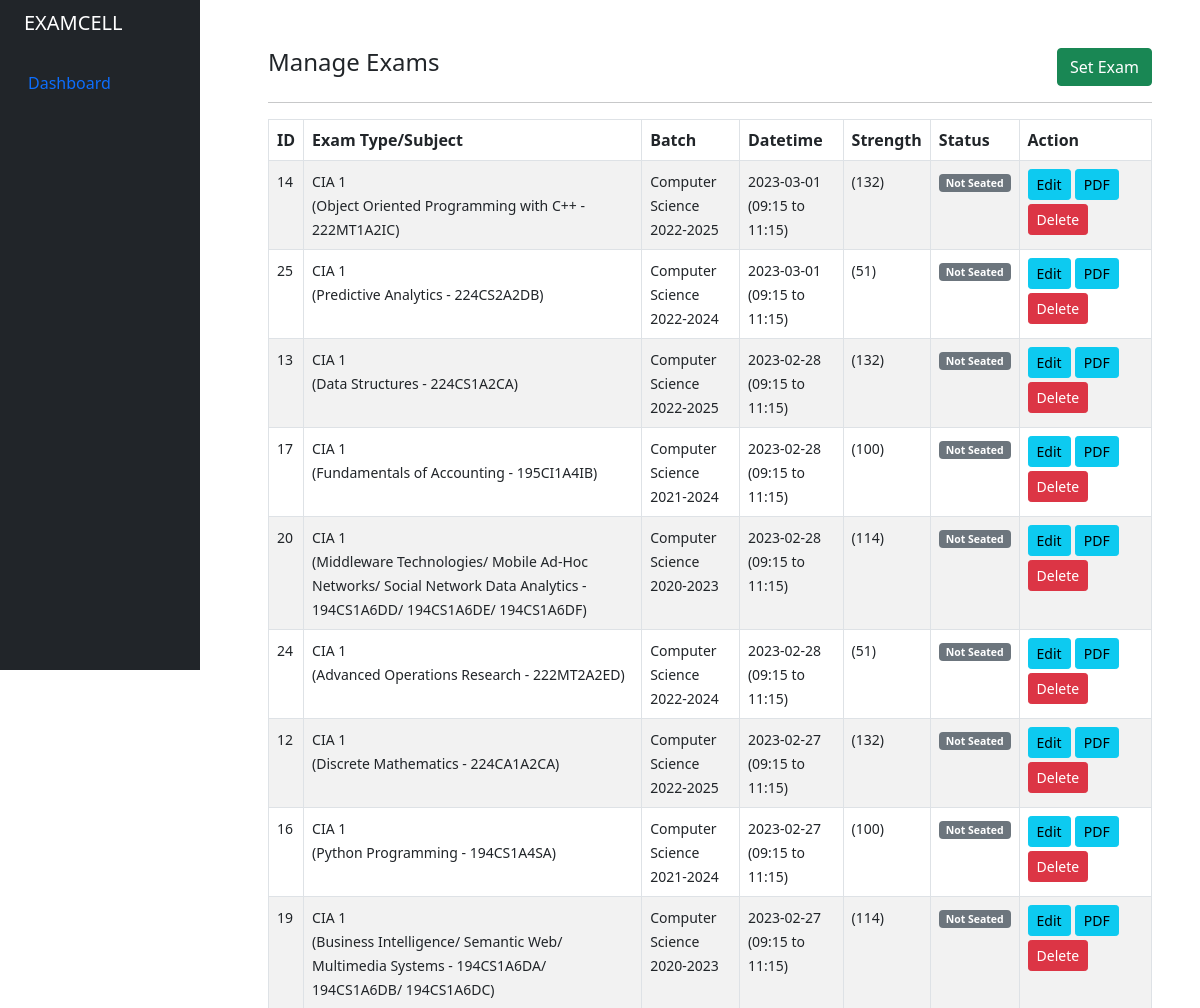
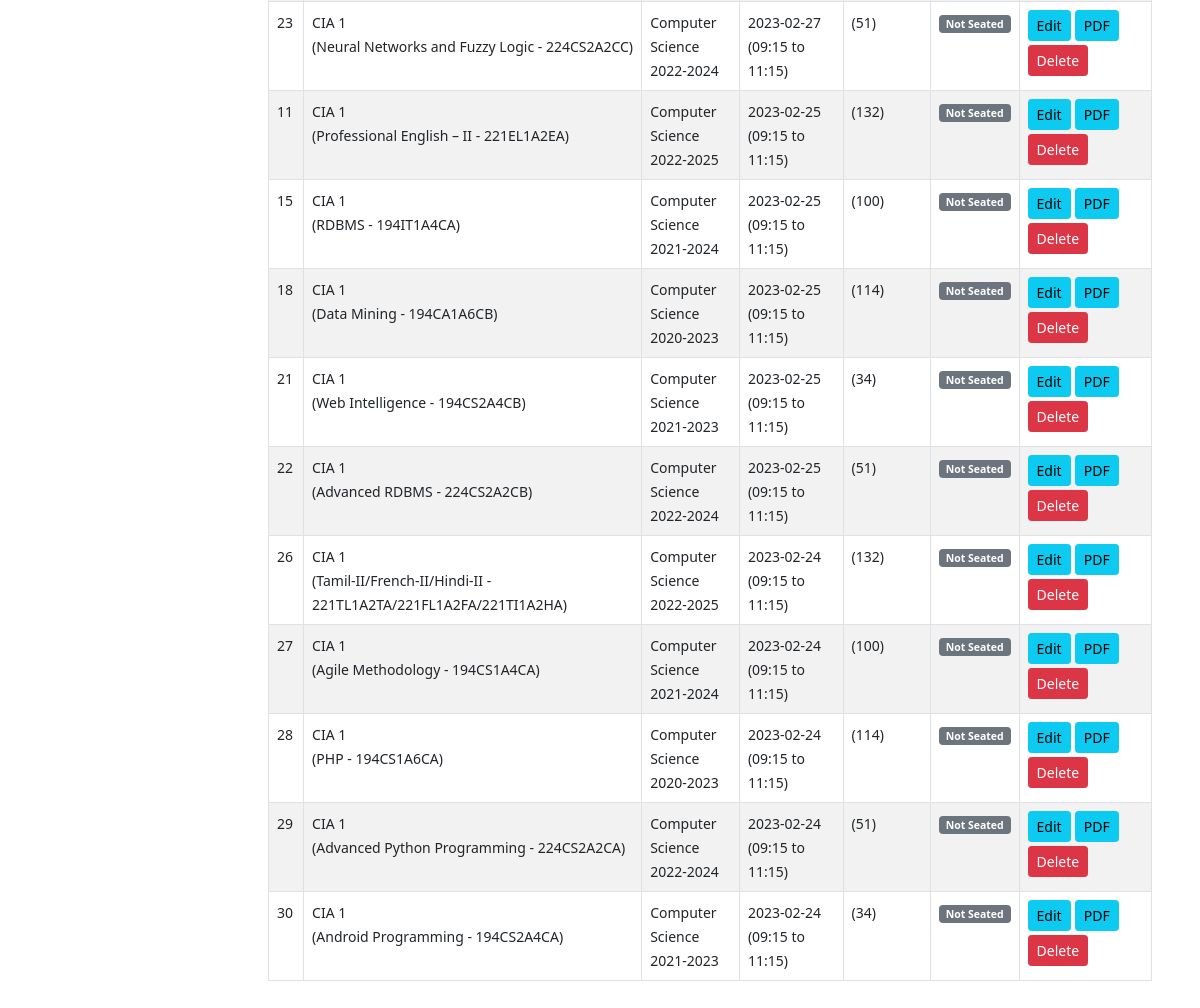
The app's page /admin/exams.php (signed in) with its own data (2 pictures, top to bottom).
### tables this page shows
CREATE TABLE `tbl_exams` (
  `id` int(11) NOT NULL,
  `exam_name` varchar(100) NOT NULL,
  `exam_subject_name` varchar(100) NOT NULL,
  `exam_subject_code` varchar(100) NOT NULL,
  `exam_date` date NOT NULL,
  `notify_date` date NOT NULL,
  `batched` int(11) DEFAULT -1,
  `is_notified` datetime DEFAULT NULL,
  `exam_start_time` varchar(64) NOT NULL,
  `exam_end_time` varchar(64) DEFAULT NULL,
  `exam_dept` int(11) NOT NULL,
  `exam_batch` int(11) NOT NULL,
  `status` int(11) NOT NULL,
  `event_id` int(11) DEFAULT 0
);

CREATE TABLE `tbl_department` (
  `id` int(11) NOT NULL,
  `deptname` varchar(100) NOT NULL,
  `deptslug` varchar(100) NOT NULL
);

CREATE TABLE `tbl_batch` (
  `id` int(11) NOT NULL,
  `dept` int(11) NOT NULL,
  `batchyear` varchar(100) NOT NULL
);

### admin/exams.php (the view, shortened to what this page needs)
<?php
include '../helpers/basic_helper.php';
if (isset($_SESSION['email']) && isset($_SESSION['id'])) {
    echo site_header();
?>
    <div class="container-fluid">
        <div class="row flex-nowrap">
            <?php echo site_navbar(); ?>
            <div class="after-side-content col py-5 px-5">
                <div class="row">
                    <div class="col-md-8">
                            <h4>Manage Exams</h4>
                    </div>
                    <div class="col-md-4">
                        <a href="exam_create_edit.php" class="btn btn-success rounded float-end">Set Exam</a>
                    </div>
                </div>
                <div>
                    <hr>
                    <table class="table table-bordered table-striped">
                        <thead>
                            <tr>
                                <th>ID</th>
                                <th>Exam Type/Subject</th>
                                <th>Batch</th>
                                <th>Datetime</th>
                                <th>Strength</th>
                                <th>Status</th>
                                <th width="15%">Action</th>
                            </tr>
                        </thead>
                        <tbody>
                        <?php
                            $query = "SELECT tbl_exams.*, tbl_department.deptname AS deptname, tbl_batch.batchyear AS batchyear FROM tbl_exams INNER JOIN tbl_department ON tbl_exams.exam_dept = tbl_department.id INNER JOIN tbl_batch ON tbl_exams.exam_batch = tbl_batch.id ORDER BY tbl_exams.exam_date DESC, tbl_exams.id ASC;";
                            $query_run = mysqli_query($conn, $query);
                            if (mysqli_num_rows($query_run) > 0) {
                                foreach ($query_run as $exam) {
                            ?>
                                    <tr>
                                        <td><small><?= $exam['id']; ?></small></td>
                                        <td>
                                            <small>
                                                <?= $exam['exam_name']; ?><br>
                                                <?= '(' . $exam['exam_subject_name'] . ' - ' . $exam['exam_subject_code'] . ')'; ?>
                                            </small>
                                        </td>
                                        <td>
                                            <small><?= $exam['deptname'] . ' ' . $exam['batchyear']; ?></small>
                                        </td>
                                        <td>
                                            <small><?= $exam['exam_date'] . ' (' . $exam['exam_start_time'] . ' to ' . $exam['exam_end_time'] . ')'; ?></small>
                                        </td>
                                        <td>
                                            <small>
                                            <?php
                                                $student_strength = 0;
                                                $query = "SELECT count(*) as student_strength FROM tbl_hall_student WHERE exam_id='".$exam['id']."'";
                                                $query_run = mysqli_query($conn, $query);
                                                 if (mysqli_num_rows($query_run) > 0) {
                                                    $row = mysqli_fetch_assoc($query_run);
                                                    if ($row['student_strength'] > 0) {
                                                        $student_strength = $row['student_strength'];
                                                    } else {
                                                        $query = "SELECT count(*) as student_strength FROM tbl_student WHERE student_department='".$exam['exam_dept']."' AND student_batch='".$exam['exam_batch']."' AND active=1;";
                                                        $query_run = mysqli_query($conn, $query);
                                                        if (mysqli_num_rows($query_run) > 0) {
                                                            $row = mysqli_fetch_assoc($query_run);
                                                            $student_strength = $row['student_strength'];
                                                        }
                                                    }
                                                }
                                                echo "(" . $student_strength . ")";
                                            ?>
                                            </small>
                                        </td>
                                        <td>
                                            <small>
                                            <?php
                                                $statuses = ['Not Seated', 'Seated', 'Ongoing', 'Completed'];
                                                $classess = ['bg-secondary', 'bg-primary', 'bg-info', 'bg-success'];
                                                echo '<span class="text-white badge '.$classess[$exam['status']].'">' . $statuses[$exam['status']] . '</span>';
                                            ?>
                                            </small>
                                        </td>
                                        <td>
                                            <a href="exam_create_edit.php?id=<?= $exam['id']; ?>" class="btn btn-info btn-sm">Edit</a>
                                            <form action="controller.php" method="POST" class="d-inline">
                                                <button type="submit" name="student_sheet_pdf_maker" value="<?= $exam['id']; ?>" class="btn btn-info btn-sm">PDF</button>
                                            </form><br>
                                            <form action="controller.php" method="POST" class="d-inline">
                                                <button type="submit" name="delete_exam" value="<?= $exam['id']; ?>" class="btn btn-danger btn-sm mt-1">Delete</button>
                                            </form>
                                        </td>
                                    </tr>
                            <?php
                                }
                            } else {
                                echo "<h5> No Record Found </h5>";
                            }
                            ?>
                        </tbody>
                    </table>
                </div>
            </div>
        </div>
    </div>
<?php
    echo site_footer();
} else {
    header("Location: index.php");
}

### assets/styles.css (style rules this page uses)
.after-side-content { margin-left: 220px !important; }

### records on screen
tbl_exams: id "14", exam_name "CIA 1", exam_subject_name "Object Oriented Programming with C++", exam_subject_code "222MT1A2IC", tbl_department.deptname "Computer Science", tbl_batch.batchyear "2022-2025", exam_date "2023-03-01", exam_start_time "09:15", exam_end_time "11:15", student_strength "132", status "Not Seated"
tbl_exams: id "25", exam_name "CIA 1", exam_subject_name "Predictive Analytics", exam_subject_code "224CS2A2DB", tbl_department.deptname "Computer Science", tbl_batch.batchyear "2022-2024", exam_date "2023-03-01", exam_start_time "09:15", exam_end_time "11:15", student_strength "51", status "Not Seated"
tbl_exams: id "13", exam_name "CIA 1", exam_subject_name "Data Structures", exam_subject_code "224CS1A2CA", tbl_department.deptname "Computer Science", tbl_batch.batchyear "2022-2025", exam_date "2023-02-28", exam_start_time "09:15", exam_end_time "11:15", student_strength "132", status "Not Seated"
tbl_exams: id "17", exam_name "CIA 1", exam_subject_name "Fundamentals of Accounting", exam_subject_code "195CI1A4IB", tbl_department.deptname "Computer Science", tbl_batch.batchyear "2021-2024", exam_date "2023-02-28", exam_start_time "09:15", exam_end_time "11:15", student_strength "100", status "Not Seated"
tbl_exams: id "20", exam_name "CIA 1", exam_subject_name "Middleware Technologies/ Mobile Ad-Hoc Networks/ Social Network Data Analytics", exam_subject_code "194CS1A6DD/ 194CS1A6DE/ 194CS1A6DF", tbl_department.deptname "Computer Science", tbl_batch.batchyear "2020-2023", exam_date "2023-02-28", exam_start_time "09:15", exam_end_time "11:15", student_strength "114", status "Not Seated"
tbl_exams: id "24", exam_name "CIA 1", exam_subject_name "Advanced Operations Research", exam_subject_code "222MT2A2ED", tbl_department.deptname "Computer Science", tbl_batch.batchyear "2022-2024", exam_date "2023-02-28", exam_start_time "09:15", exam_end_time "11:15", student_strength "51", status "Not Seated"
tbl_exams: id "12", exam_name "CIA 1", exam_subject_name "Discrete Mathematics", exam_subject_code "224CA1A2CA", tbl_department.deptname "Computer Science", tbl_batch.batchyear "2022-2025", exam_date "2023-02-27", exam_start_time "09:15", exam_end_time "11:15", student_strength "132", status "Not Seated"
tbl_exams: id "16", exam_name "CIA 1", exam_subject_name "Python Programming", exam_subject_code "194CS1A4SA", tbl_department.deptname "Computer Science", tbl_batch.batchyear "2021-2024", exam_date "2023-02-27", exam_start_time "09:15", exam_end_time "11:15", student_strength "100", status "Not Seated"
tbl_exams: id "19", exam_name "CIA 1", exam_subject_name "Business Intelligence/ Semantic Web/ Multimedia Systems", exam_subject_code "194CS1A6DA/ 194CS1A6DB/ 194CS1A6DC", tbl_department.deptname "Computer Science", tbl_batch.batchyear "2020-2023", exam_date "2023-02-27", exam_start_time "09:15", exam_end_time "11:15", student_strength "114", status "Not Seated"
tbl_exams: id "23", exam_name "CIA 1", exam_subject_name "Neural Networks and Fuzzy Logic", exam_subject_code "224CS2A2CC", tbl_department.deptname "Computer Science", tbl_batch.batchyear "2022-2024", exam_date "2023-02-27", exam_start_time "09:15", exam_end_time "11:15", student_strength "51", status "Not Seated"
tbl_exams: id "11", exam_name "CIA 1", exam_subject_name "Professional English – II", exam_subject_code "221EL1A2EA", tbl_department.deptname "Computer Science", tbl_batch.batchyear "2022-2025", exam_date "2023-02-25", exam_start_time "09:15", exam_end_time "11:15", student_strength "132", status "Not Seated"
tbl_exams: id "15", exam_name "CIA 1", exam_subject_name "RDBMS", exam_subject_code "194IT1A4CA", tbl_department.deptname "Computer Science", tbl_batch.batchyear "2021-2024", exam_date "2023-02-25", exam_start_time "09:15", exam_end_time "11:15", student_strength "100", status "Not Seated"
tbl_exams: id "18", exam_name "CIA 1", exam_subject_name "Data Mining", exam_subject_code "194CA1A6CB", tbl_department.deptname "Computer Science", tbl_batch.batchyear "2020-2023", exam_date "2023-02-25", exam_start_time "09:15", exam_end_time "11:15", student_strength "114", status "Not Seated"
tbl_exams: id "21", exam_name "CIA 1", exam_subject_name "Web Intelligence", exam_subject_code "194CS2A4CB", tbl_department.deptname "Computer Science", tbl_batch.batchyear "2021-2023", exam_date "2023-02-25", exam_start_time "09:15", exam_end_time "11:15", student_strength "34", status "Not Seated"
tbl_exams: id "22", exam_name "CIA 1", exam_subject_name "Advanced RDBMS", exam_subject_code "224CS2A2CB", tbl_department.deptname "Computer Science", tbl_batch.batchyear "2022-2024", exam_date "2023-02-25", exam_start_time "09:15", exam_end_time "11:15", student_strength "51", status "Not Seated"
tbl_exams: id "26", exam_name "CIA 1", exam_subject_name "Tamil-II/French-II/Hindi-II", exam_subject_code "221TL1A2TA/221FL1A2FA/221TI1A2HA", tbl_department.deptname "Computer Science", tbl_batch.batchyear "2022-2025", exam_date "2023-02-24", exam_start_time "09:15", exam_end_time "11:15", student_strength "132", status "Not Seated"
tbl_exams: id "27", exam_name "CIA 1", exam_subject_name "Agile Methodology", exam_subject_code "194CS1A4CA", tbl_department.deptname "Computer Science", tbl_batch.batchyear "2021-2024", exam_date "2023-02-24", exam_start_time "09:15", exam_end_time "11:15", student_strength "100", status "Not Seated"
tbl_exams: id "28", exam_name "CIA 1", exam_subject_name "PHP", exam_subject_code "194CS1A6CA", tbl_department.deptname "Computer Science", tbl_batch.batchyear "2020-2023", exam_date "2023-02-24", exam_start_time "09:15", exam_end_time "11:15", student_strength "114", status "Not Seated"
tbl_exams: id "29", exam_name "CIA 1", exam_subject_name "Advanced Python Programming", exam_subject_code "224CS2A2CA", tbl_department.deptname "Computer Science", tbl_batch.batchyear "2022-2024", exam_date "2023-02-24", exam_start_time "09:15", exam_end_time "11:15", student_strength "51", status "Not Seated"
tbl_exams: id "30", exam_name "CIA 1", exam_subject_name "Android Programming", exam_subject_code "194CS2A4CA", tbl_department.deptname "Computer Science", tbl_batch.batchyear "2021-2023", exam_date "2023-02-24", exam_start_time "09:15", exam_end_time "11:15", student_strength "34", status "Not Seated"
